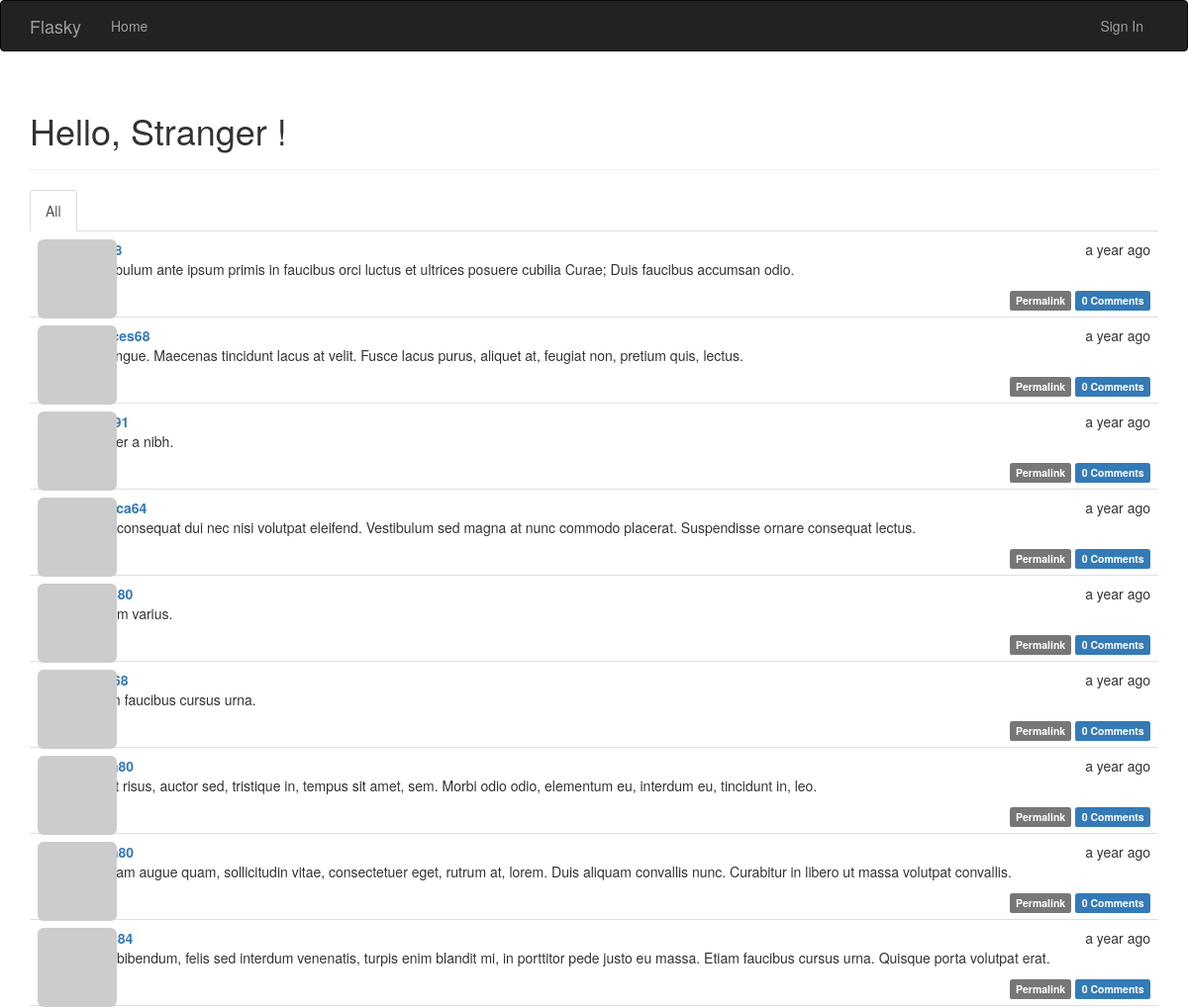
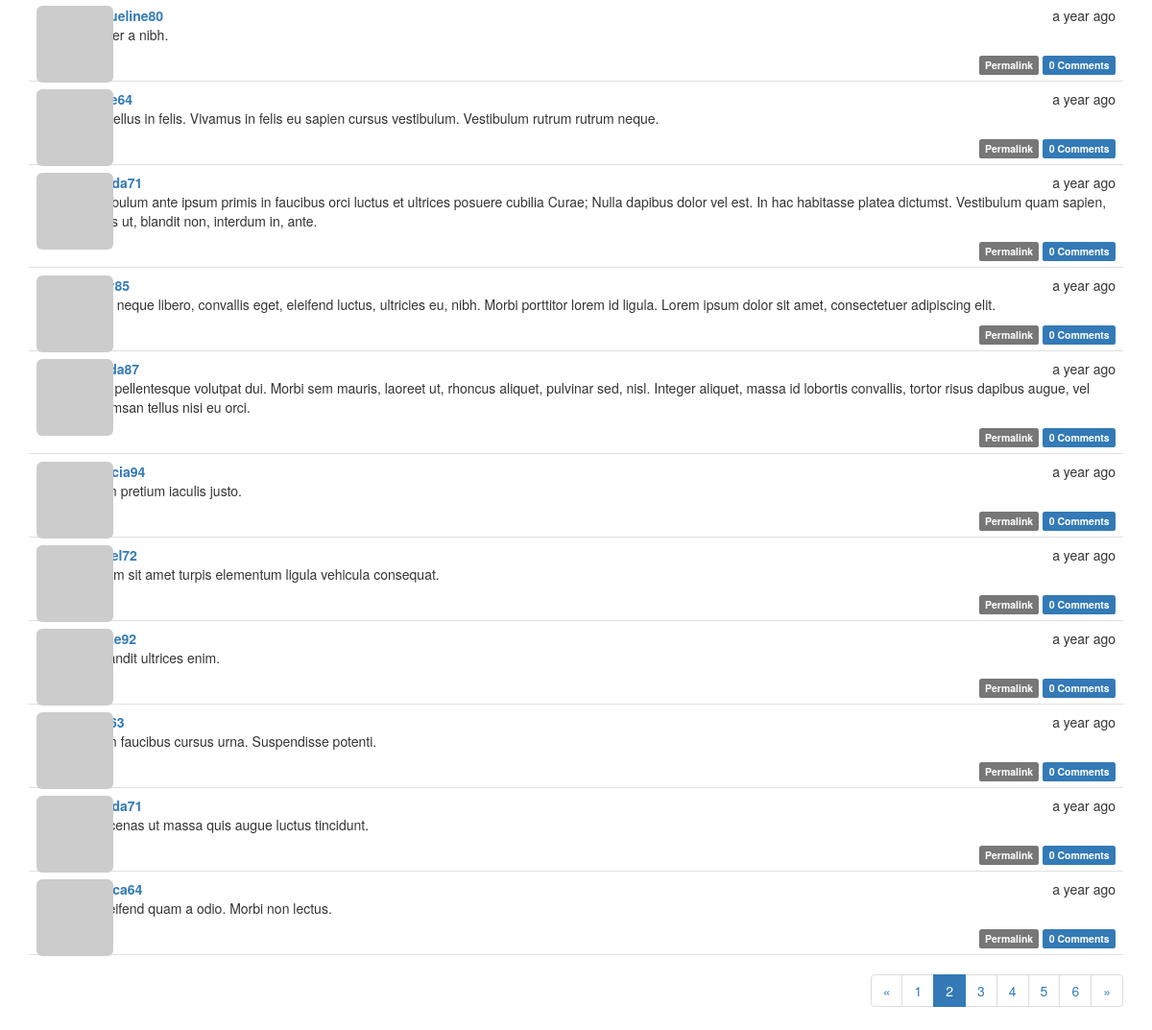
Screenshot of /?page=2 with the database file from the repository (2 pictures, top to bottom).
### app/models.py (models this page shows, shortened)
class Post(db.Model):
    __tablename__ = 'posts'
    id = db.Column(db.Integer, primary_key=True)
    body = db.Column(db.Text)
    timestamp = db.Column(db.DateTime, index=True, default=datetime.utcnow)
    author_id = db.Column(db.Integer, db.ForeignKey('users.id'))
    body_html = db.Column(db.Text)
    comments = db.relationship('Comment', backref='post', lazy='dynamic')

class User(UserMixin, db.Model):
    __tablename__ = 'users'
    id = db.Column(db.Integer, primary_key=True)
    email = db.Column(db.String(64), unique=True, index=True)
    username = db.Column(db.String(64), unique=True, index=True)
    password_hash = db.Column(db.String(128))
    role_id = db.Column(db.Integer, db.ForeignKey('roles.id'))
    confirmed = db.Column(db.Boolean, default=False)
    name = db.Column(db.String(64))
    location = db.Column(db.String(64))
    about_me = db.Column(db.Text())
    member_since = db.Column(db.DateTime(), default=datetime.utcnow)
    last_seen = db.Column(db.DateTime(), default=datetime.utcnow)
    avatar_hash = db.Column(db.String(32))
    posts = db.relationship('Post', backref='author', lazy='dynamic')
    followed = db.relationship('Follow', foreign_keys=[Follow.follower_id],
                               backref=db.backref('follower', lazy='joined'),
                               lazy='dynamic', cascade='all, delete-orphan')
    followers = db.relationship('Follow', foreign_keys=[Follow.followed_id],
                                backref=db.backref('followed', lazy='joined'),
                                lazy='dynamic', cascade='all, delete-orphan')
    comments = db.relationship('Comment', backref='author', lazy='dynamic')
    @property
    def password(self):
        raise AttributeError('Password is not a readable attribute')
    def gravatar(self, size=100, default='identicon', rating='g'):
        if request.is_secure:
            url = 'https://secure.gravatar.com/avatar'
        else:
            url = 'http://www.gravatar.com/avatar'
        hash = hashlib.md5(self.email.encode('utf-8')).hexdigest()
        return '{url}/{hash}?s={size}&d={default}&r={rating}'\
            .format(url=url, hash=hash, size=size, default=default, rating=rating)

### app/main/views.py (the view)
@main.route('/', methods=['GET', 'POST'])
def index():
    form = PostForm()
    if current_user.can(Permission.WRITE_ARTICLES) and form.validate_on_submit():
        post = Post(body=form.body.data, author=current_user._get_current_object())
        db.session.add(post)
        db.session.commit()
        return redirect(url_for('.index'))
    page = request.args.get('page', 1, type=int)
    show_followed = False
    if current_user.is_authenticated:
        show_followed = bool(request.cookies.get('show_followed', ''))
    if show_followed:
        query = current_user.followed_posts
    else:
        query = Post.query
    pagination = query.order_by(Post.timestamp.desc()).paginate(
        page, per_page=current_app.config['FLASKY_POSTS_PER_PAGE'], error_out=False)
    posts = pagination.items
    return render_template('index.html', form=form, posts=posts,
                           show_followed=show_followed, pagination=pagination)

### app/auth/views.py (called while the page is built)
@auth.before_app_request
def before_request():
    if current_user.is_authenticated:
        current_user.ping()
        if not current_user.confirmed and request.endpoint[:5] != 'auth.':
            return redirect(url_for('auth.unconfirmed'))

### app/main/__init__.py (called while the page is built)
@main.app_context_processor
def inject_permissions():
    return dict(Permission=Permission)

### app/main/views.py (called while the page is built)
@main.after_app_request
def after_request(response):
    for query in get_debug_queries():
        if query.duration >= current_app.config['FLASKY_SLOW_DB_QUERY_TIME']:
            current_app.logger.warning(
                'Slow query: %s\nParameters: %s\nDuration: %fs\nContext: %s\n'
                % (query.statement, query.parameters, query.duration, query.context))
    return response

### app/models.py (called while the page is built)
    def can(self, permissions):
        return False

    def is_administrator(self):
        return False

### app/templates/index.html (shortened to what this page needs)
{% extends "base.html" %}
{% import "bootstrap/wtf.html" as wtf %}
{% import "_macros.html" as macros %}
{% block page_content %}
<div class="page-header">
    <h1>Hello,
    {% if current_user.is_authenticated %}
        {{ current_user.username }}
    {% else %}
        Stranger
    {% endif %}!
    </h1>
</div>
<div class="post-tabs">
    <ul class="nav nav-tabs">
        <li{% if not show_followed %} class="active"{% endif %}><a href="{{ url_for('.show_all') }}">All</a></li>
    </ul>
    {% include '_posts.html' %}
</div>
{% if pagination %}
    <div class="pagination">
        {{ macros.pagination_widget(pagination, '.index') }}
    </div>
{% endif %}
{% endblock %}

### app/templates/_posts.html (shortened to what this page needs)
<ul class="posts">
    {% for post in posts %}
    <li class="post">
        <div class="post-thumbnail">
            <a href="{{ url_for('.user', username=post.author.username) }}">
                <img class="img-rounded profile-thumbnail" src="{{ post.author.gravatar(size=40) }}">
            </a>
        </div>
        <div class="post-content">
            <div class="post-date">{{ moment(post.timestamp).fromNow() }}</div>
            <div class="post-author"><a href="{{ url_for('.user', username=post.author.username) }}">{{ post.author.username }}</a></div>
            <div class="post-body">
                {% if post.body_html %}
                    {{ post.body_html | safe }}
                {% else %}
                    {{ post.body }}
                {% endif %}
            </div>
            <div class="post-footer">
                <a href="{{ url_for('.post', id=post.id) }}">
                    <span class="label label-default">Permalink</span>
                </a>
                <a href="{{ url_for('.post', id=post.id) }}#comments">
                    <span class="label label-primary">
                        {{ post.comments.count() }} Comments
                    </span>
                </a>
            </div>
        </div>
    </li>
    {% endfor %}
</ul>

### app/static/styles.css (style rules this page uses)
.profile-thumbnail { position: absolute; }
div.post-tabs { margin-top: 16px; }
ul.posts { list-style-type: none; padding: 0; margin: 16px 0 0 0; border-top: 1px solid #e0e0e0; }
div.post-tabs ul.posts { margin: 0; border-top: none; }
ul.posts li.post { padding: 8px; border-bottom: 1px solid #e0e0e0; }
div.post-date { float: right; }
div.post-author { font-weight: bold; }
div.post-thumbnail { position: absolute; }
div.post-content { margin-left: 48px; min-height: 48px; }
div.post-footer { text-align: right; }
div.pagination { width: 100%; text-align: right; padding: 0; margin: 0; }

### rows the page displays
Post: timestamp "a year ago", body_html "Vestibulum ante ipsum primis in faucibus orci luctus et ultrices posuere cubilia Curae; Duis faucibus accumsan odio.", comments.count "0"
Post: timestamp "a year ago", author.username "frances68", body_html "In congue. Maecenas tincidunt lacus at velit. Fusce lacus purus, aliquet at, feugiat non, pretium quis, lectus.", comments.count "0"
Post: timestamp "a year ago", body_html "Integer a nibh.", comments.count "0"
Post: timestamp "a year ago", body_html "Duis consequat dui nec nisi volutpat eleifend. Vestibulum sed magna at nunc commodo placerat. Suspendisse ornare consequat lectus.", comments.count "0"
Post: timestamp "a year ago", body_html "Nullam varius.", comments.count "0"
Post: timestamp "a year ago", body_html "Etiam faucibus cursus urna.", comments.count "0"
Post: timestamp "a year ago", body_html "In est risus, auctor sed, tristique in, tempus sit amet, sem. Morbi odio odio, elementum eu, interdum eu, tincidunt in, leo.", comments.count "0"
Post: timestamp "a year ago", body_html "Aliquam augue quam, sollicitudin vitae, consectetuer eget, rutrum at, lorem. Duis aliquam convallis nunc. Curabitur in libero ut massa volutpat convallis.", comments.count "0"
Post: timestamp "a year ago", body_html "Duis bibendum, felis sed interdum venenatis, turpis enim blandit mi, in porttitor pede justo eu massa. Etiam faucibus cursus urna. Quisque porta volutpat erat.", comments.count "0"
Post: timestamp "a year ago", author.username "jacqueline80", body_html "Integer a nibh.", comments.count "0"
Post: timestamp "a year ago", body_html "Phasellus in felis. Vivamus in felis eu sapien cursus vestibulum. Vestibulum rutrum rutrum neque.", comments.count "0"
Post: timestamp "a year ago", body_html "Vestibulum ante ipsum primis in faucibus orci luctus et ultrices posuere cubilia Curae; Nulla dapibus dolor vel est. In hac habitasse platea dictumst. Vestibulum quam sapien, varius ut, blandit non, interdum in, ante.", comments.count "0"
Post: timestamp "a year ago", body_html "Nulla neque libero, convallis eget, eleifend luctus, ultricies eu, nibh. Morbi porttitor lorem id ligula. Lorem ipsum dolor sit amet, consectetuer adipiscing elit.", comments.count "0"
Post: timestamp "a year ago", body_html "Cras pellentesque volutpat dui. Morbi sem mauris, laoreet ut, rhoncus aliquet, pulvinar sed, nisl. Integer aliquet, massa id lobortis convallis, tortor risus dapibus augue, vel accumsan tellus nisi eu orci.", comments.count "0"
Post: timestamp "a year ago", author.username "patricia94", body_html "Etiam pretium iaculis justo.", comments.count "0"
Post: timestamp "a year ago", body_html "Nullam sit amet turpis elementum ligula vehicula consequat.", comments.count "0"
Post: timestamp "a year ago", body_html "In blandit ultrices enim.", comments.count "0"
Post: timestamp "a year ago", body_html "Etiam faucibus cursus urna. Suspendisse potenti.", comments.count "0"
Post: timestamp "a year ago", body_html "Maecenas ut massa quis augue luctus tincidunt.", comments.count "0"
Post: timestamp "a year ago", body_html "In eleifend quam a odio. Morbi non lectus.", comments.count "0"

### other values shown
{{ p }} "1" "3" "4" "5" "6"
{{ p }} "2"
